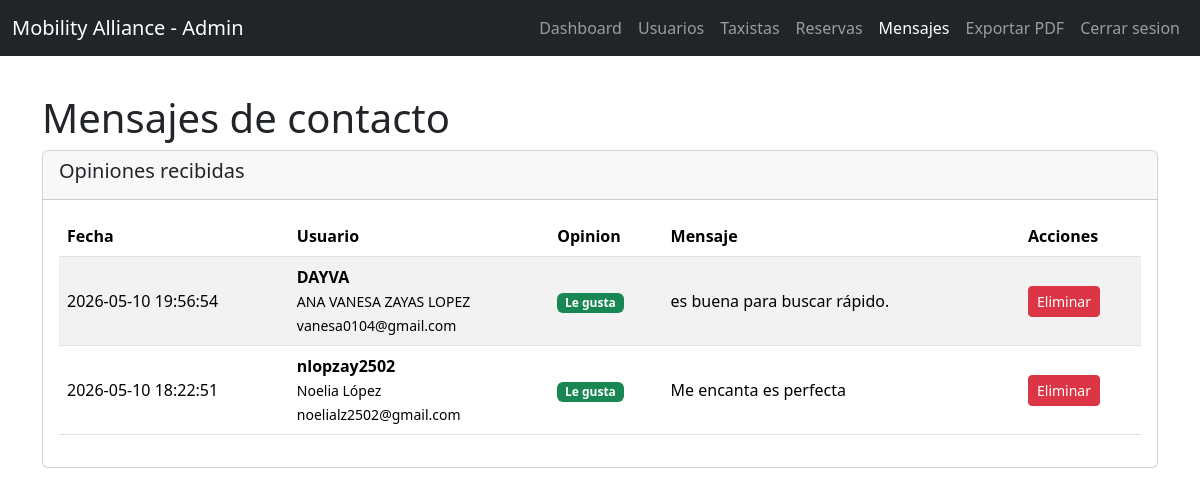
/admin/mensajes.php (signed in), run on an earlier commit of the app's database.
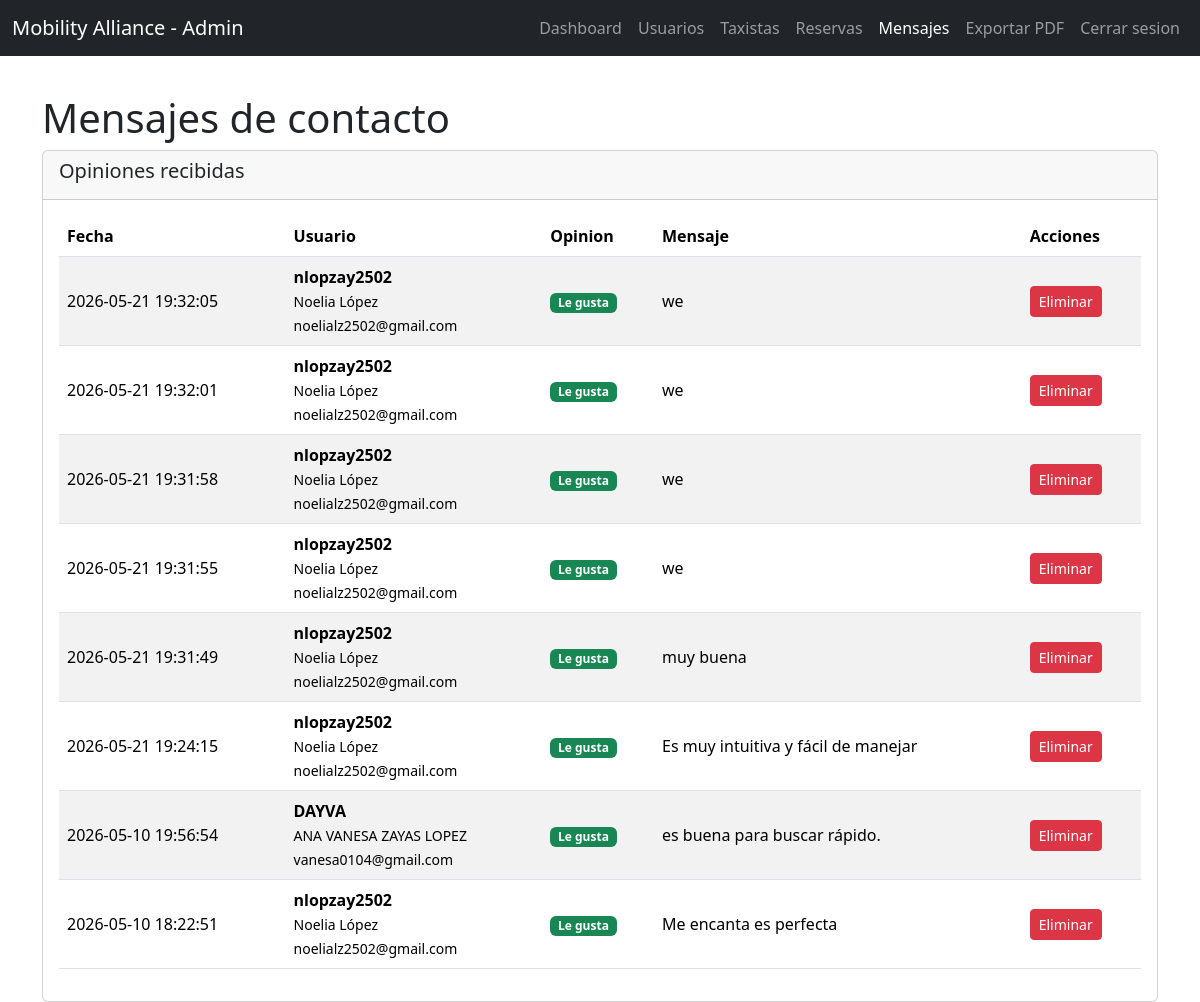
And on a later commit of the database.
### tables this page shows
CREATE TABLE `mensajes_contacto` (
  `id` int(11) NOT NULL,
  `nombre_usuario` varchar(50) NOT NULL,
  `opinion` enum('me_gusta','no_me_gusta') NOT NULL,
  `mensaje` text NOT NULL,
  `fecha_creacion` datetime DEFAULT current_timestamp()
);

CREATE TABLE `usuarios` (
  `nombre_usuario` varchar(50) NOT NULL,
  `nombre` char(10) NOT NULL,
  `apellidos` char(100) DEFAULT NULL,
  `domicilio` varchar(255) DEFAULT NULL,
  `telefono` int(9) DEFAULT NULL,
  `correo_electronico` varchar(150) NOT NULL,
  `clave` varchar(255) NOT NULL,
  `rol` enum('usuario','admin') DEFAULT 'usuario'
);

### admin/mensajes.php (the view, shortened to what this page needs)
<?php
require_once '../db_pdo.php';
$stmt = $pdo->query("SELECT m.*, u.nombre, u.apellidos, u.correo_electronico
                    FROM mensajes_contacto m
                    LEFT JOIN usuarios u ON m.nombre_usuario = u.nombre_usuario
                    ORDER BY m.fecha_creacion DESC");
$mensajes = $stmt->fetchAll(PDO::FETCH_ASSOC);
?>
<!DOCTYPE html>
<html lang="es">
<head>
    <link href="../bootstrap-5.3.8-dist/css/bootstrap.min.css" rel="stylesheet">
    <link href="../css/admin.css" rel="stylesheet">
</head>
<body>
<nav class="navbar navbar-expand-lg navbar-dark bg-dark fixed-top">
    <div class="container-fluid">
        <a class="navbar-brand" href="index.php">Mobility Alliance - Admin</a>
        <div class="collapse navbar-collapse" id="navbarNav">
            <ul class="navbar-nav ms-auto">
                <li class="nav-item"><a class="nav-link" href="index.php">Dashboard</a></li>
                <li class="nav-item"><a class="nav-link" href="usuarios.php">Usuarios</a></li>
                <li class="nav-item"><a class="nav-link" href="taxistas.php">Taxistas</a></li>
                <li class="nav-item"><a class="nav-link" href="reservas.php">Reservas</a></li>
                <li class="nav-item"><a class="nav-link active" href="mensajes.php">Mensajes</a></li>
                <li class="nav-item"><a class="nav-link" href="exportar_pdf.php">Exportar PDF</a></li>
                <li class="nav-item"><a class="nav-link" href="../login/logout.php">Cerrar sesion</a></li>
            </ul>
        </div>
    </div>
</nav>
<div class="container mt-4">
    <h1>Mensajes de contacto</h1>
    <div class="card">
        <div class="card-header">
            <h5>Opiniones recibidas</h5>
        </div>
        <div class="card-body">
            <?php if (empty($mensajes)): ?>
                <p class="text-muted mb-0">Todavia no hay mensajes.</p>
            <?php else: ?>
                <div class="table-responsive">
                    <table class="table table-striped align-middle">
                        <thead>
                            <tr>
                                <th>Fecha</th>
                                <th>Usuario</th>
                                <th>Opinion</th>
                                <th>Mensaje</th>
                                <th>Acciones</th>
                            </tr>
                        </thead>
                        <tbody>
                            <?php foreach ($mensajes as $mensaje): ?>
                                <tr>
                                    <td><?php echo htmlspecialchars($mensaje['fecha_creacion']); ?></td>
                                    <td>
                                        <strong><?php echo htmlspecialchars($mensaje['nombre_usuario']); ?></strong><br>
                                        <small><?php echo htmlspecialchars(trim(($mensaje['nombre'] ?? '') . ' ' . ($mensaje['apellidos'] ?? ''))); ?></small><br>
                                        <small><?php echo htmlspecialchars($mensaje['correo_electronico'] ?? ''); ?></small>
                                    </td>
                                    <td>
                                        <?php if ($mensaje['opinion'] === 'me_gusta'): ?>
                                            <span class="badge bg-success">Le gusta</span>
                                        <?php else: ?>
                                            <span class="badge bg-warning text-dark">Mejorable</span>
                                        <?php endif; ?>
                                    </td>
                                    <td class="mensaje-texto"><?php echo htmlspecialchars($mensaje['mensaje']); ?></td>
                                    <td>
                                        <a href="mensajes.php?eliminar=<?php echo $mensaje['id']; ?>" class="btn btn-danger btn-sm" onclick="return confirm('¿Eliminar este mensaje?')">Eliminar</a>
                                    </td>
                                </tr>
                            <?php endforeach; ?>
                        </tbody>
                    </table>
                </div>
            <?php endif; ?>
        </div>
    </div>
</div>
</body>
</html>

### css/admin.css (style rules this page uses)
body { padding-top: 70px; }
.card-body { overflow-x: auto; }
.mensaje-texto { white-space: pre-wrap; min-width: 260px; }

What changed in the data, as far as the page shows it:
added mensajes_contacto: fecha_creacion "2026-05-21 19:32:05", nombre_usuario "nlopzay2502", nombre_usuario.apellidos "Noelia López", nombre_usuario.correo_electronico "noelialz2502@gmail.com", opinion "Le gusta", mensaje "we"
added mensajes_contacto: fecha_creacion "2026-05-21 19:32:01", nombre_usuario "nlopzay2502", nombre_usuario.apellidos "Noelia López", nombre_usuario.correo_electronico "noelialz2502@gmail.com", opinion "Le gusta", mensaje "we"
added mensajes_contacto: fecha_creacion "2026-05-21 19:31:58", nombre_usuario "nlopzay2502", nombre_usuario.apellidos "Noelia López", nombre_usuario.correo_electronico "noelialz2502@gmail.com", opinion "Le gusta", mensaje "we"
added mensajes_contacto: fecha_creacion "2026-05-21 19:31:55", nombre_usuario "nlopzay2502", nombre_usuario.apellidos "Noelia López", nombre_usuario.correo_electronico "noelialz2502@gmail.com", opinion "Le gusta", mensaje "we"
added mensajes_contacto: fecha_creacion "2026-05-21 19:31:49", nombre_usuario "nlopzay2502", nombre_usuario.apellidos "Noelia López", nombre_usuario.correo_electronico "noelialz2502@gmail.com", opinion "Le gusta", mensaje "muy buena"
added mensajes_contacto: fecha_creacion "2026-05-21 19:24:15", nombre_usuario "nlopzay2502", nombre_usuario.apellidos "Noelia López", nombre_usuario.correo_electronico "noelialz2502@gmail.com", opinion "Le gusta", mensaje "Es muy intuitiva y fácil de manejar"
